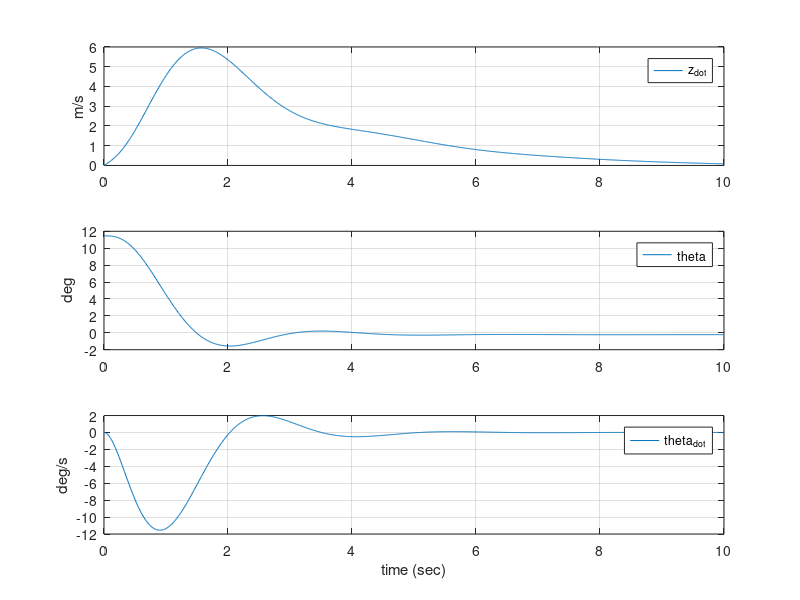
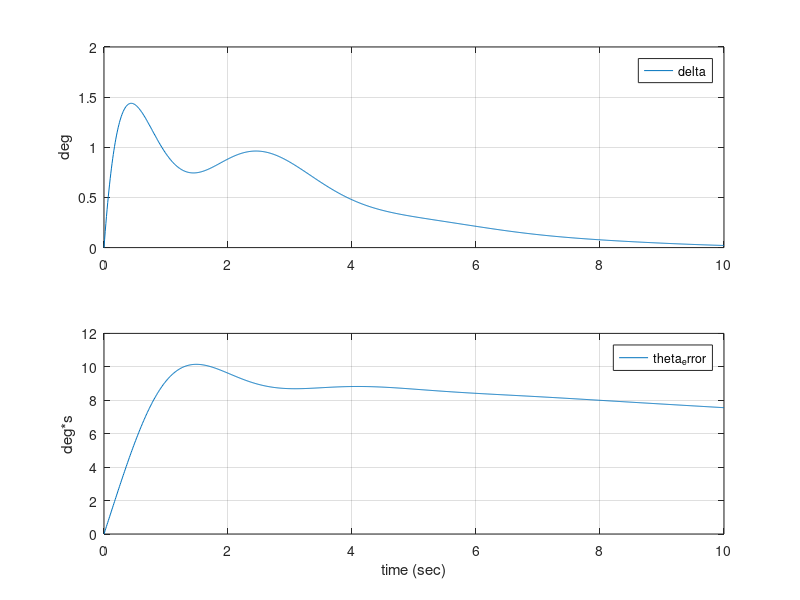

Source code (MATLAB) for these figures, in order:
clear all
% close all
% ----Constant----
% g: 重力加速度(m/s2)
% mass: 重量(kg)
% force_t: 推力(N)
% L_alpha: 揚力傾斜(N/rad)
% length_A: 空力中心までの距離(m)
% length_T: ジンバル点までの距離(m)
% theta0: 目標角(垂直方向からの角度)(deg)
% vel_A: 機軸方向速度(m/s)
% Iyy: ピッチ面方向の慣性モーメント(kg*ｍ２)
% tau_delta: ジンバル角一次遅れ時定数(s)
% -----
% 
% ----------------
g = 9.8066;
mass = 70;
force_T = 1000;
L_alpha = 1000;
length_A = 0.2;
length_T = 1.5;
theta0 = 0;
vel_A = 30;
Iyy = 84;
tau_delta = 0.5;
% ----
% Q_lqr = diag([0 100 0 0]);
% R_lqr = diag([0.00001]);
% W = 1;
% Q_kalman = diag([1 1 1 1]);
% R_kalman = diag([1 1 1 1]);



%A_body = [-L_alpha/mass/vel_A -g*cosd(theta0) vel_A;
%	 0 0 1;
%	 L_alpha*length_A/Iyy/vel_A 0 0];
%B_body = [force_T/mass; 0; force_T*length_T/Iyy];
%Co_body = ctrb(A_body,B_body);
%rank(Co_body);
%
%A_motor = [0 1 0;
%	 0 0 KT/(Jm+JL/gear);
%	 0 -KE/L -R/L];
%B_motor = [0; 0; 1/L];
%Co_motor = ctrb(A_motor,B_motor);
%rank(Co_motor);


% ----状態方程式----
%　sys: 状態方程式
% x = [z_dot; θ; θ_dot; delta], u = delta_i, y = [θ; delta]
% z_dot: 機軸垂直方向速度
% θ: 目標角とのズレ
% delta: ジンバル角
% delta_i: ジンバル角入力値
% ---
% sys_servo: 拡大系
% ----------------
A_reg = [-L_alpha/mass/vel_A g*cosd(theta0) -vel_A force_T/mass;
	 0 0 1 0;
	 L_alpha*length_A/Iyy/vel_A 0 0 -force_T*length_T/Iyy;
	 0 0 0 -1/tau_delta];
B_reg = [0; 0; 0; 1/tau_delta];
C_reg = A_reg(1:2,:);
C_reg_observe = eye(length(C_reg));
D_reg = B_reg(1:2,:);
sys_reg = ss(A_reg, B_reg, C_reg, D_reg);
Co_reg = ctrb(A_reg, B_reg);

As_upper = horzcat(A_reg, [0; 0; 0; 0]);
As_lower = [0 1 0 0 0];
A_servo  = [As_upper; As_lower];
B_servo = [B_reg; 0];
C_servo = horzcat(C_reg, [0; 0]);
C_servo_observe = eye(length(C_servo));
D_servo = D_reg;
sys_servo = ss(A_servo, B_servo, C_servo, D_servo);
sys_servo_observe = ss(A_servo, B_servo, C_servo_observe);

% ---- 可制御性確認 ----
% 可制御性ではなく、可安定性の議論が必要
Co_servo = ctrb(sys_servo);
if length(A_servo) - rank(Co_servo) == 0
	disp('Controllable')
else
	disp('Uncontrollable')
end
% ---- 可観測性確認 ----
Ob_servo = obsv(sys_servo);
if length(A_servo) - rank(Ob_servo) == 0
	disp('Observable')
else
	disp('Unobservable')
end


% % ---- 極配置法 ----
% J = [-1];
% K = place(A,B,J);
% sys_control = ss(A-B*K, eye(size(A)), eye(size(A)), eye(size(A)));

% % ----最適レギュレータ ----
Q_optreg = [0 0 0 0 0;
	 0 1000 0 0 0;
	 0 0 0 0 0;
	 0 0 0 0 0;
	 0 0 0 0 1];
R_optreg = [10000];
N_optreg = [0; 0; 0; 0; 0];
[K_optreg, P_optreg, E_optreg] = lqr(sys_servo, Q_optreg, R_optreg, N_optreg);
sys_optreg = ss(A_servo-B_servo*K_optreg, B_servo, C_servo-D_servo*K_optreg, D_servo);


% ---- 最適サーボシステム ----
% Q11 = [100];
% Q22 = [500];
% Q_optservo = [ C_reg'*Q11*C_reg zeros(length(A_reg),1);
% 			   zeros(1, length(A_reg)) Q22];
% R_optservo = 1;
% P_optservo = care(A_servo, B_servo, Q_optservo, R_optservo);
% P_optservo11 = P_optservo(1:length(A_reg), 1:length(A_reg));
% P_optservo12 = P_optservo(1:length(A_reg), length(A_reg)+1);
% P_optservo22 = P_optservo(length(A_reg)+1, length(A_reg)+1);
% 
% K = -inv(R_optservo) * B_reg' * P_optservo11;
% G = -inv(R_optservo) * B_reg' * P_optservo12;
% 
% M0 = [A_reg B_reg;
% 	  C_reg 0];
% Fa = [-K+2*G*inv(P_optservo22)*P_optservo12' 1]...
% 		*inv(M0) * [zeros(length(A_reg),1); 1];
% Fb = -2*G*inv(P_optservo22)*P_optservo12';
% 
% y_ref = 0;
% x_0 = [0; 0.2; 0; 0];
% % プラスからマイナスにしてみた
% K_optservo = [K G] + Fa * y_ref + Fb * x_0;
% sys_optservo = ss(A_servo - B_servo*K_optservo, eye(5), eye(5), eye(5));

%% ---- 2自由度積分形最適サーボシステム ----
%[F0 S Er] = lqr(sys_reg, Q_lqr, R_lqr);
%H0 = - inv(C_reg * inv(A_reg - B_reg * F0) * B_reg);
%F1 = C_reg * inv(A_reg - B_reg * F0);
%F2 = - R_lqr * B_reg' * F1';

% ---- カルマンフィルタ ----
% [L_kalman P E] = lqe(A_reg, [], C_reg_observe, Q_kalman, R_kalman);


% ---- 2自由度積分形最適サーボシステム ----
% ---- 積分器を除いた（拡大系の前段階）システムでLQRして、積分器分のW項を入れる
% servo_2dof_A11 = A_reg - B_reg * F0 + B_reg * F1*F2*W;
% servo_2dof_A12 = B_reg * F2 * W;
% A_2dof = [servo_2dof_A11 servo_2dof_A12;
% 		  -C_reg 0];
% B_2dof = [B_reg*H0; 1];
% sys_2dofservo = ss(A_2dof, B_2dof, eye(5));
% eig(A_2dof)

% x_0 = [0; 0.2; 0; 0];
% t = 0:0.01:10;
% [y0,t,x0] = initial(sys_2dofservo, [x_0; 0], t);
% [y1,t,x1] = initial(sys_2dofservo, [x_0; 0], t);
% figure()
% subplot(3,1,1);plot(t,x0(:,1));
% grid;legend('z_dot');ylabel('m/s');
% subplot(3,1,2);plot(t,rad2deg(x0(:,2)));grid;
% legend('theta');ylabel('deg');
% subplot(3,1,3);plot(t,rad2deg(x0(:,3)));grid;
% legend('theta_dot');ylabel('deg/s');
% xlabel('time (sec)')

% figure()
% subplot(3,1,1);plot(t,rad2deg(x0(:,4)));grid;
% legend('delta');;ylabel('deg');
% subplot(3,1,2);plot(t,rad2deg(x0(:,5)));grid;
% legend('motor_dot');;ylabel('deg/s');
% subplot(3,1,3);plot(t,x0(:,6));grid;
% legend('current');;ylabel('A');
% xlabel('time (sec)')

% figure()
% subplot(3,1,1);plot(t,x0(:,5));grid;
% legend('theta_error');ylabel('deg');
% subplot(3,1,2);plot(t,x0(:,5));grid;
% legend('motor_error');ylabel('deg');
% xlabel('time (sec)')
% print ('Modern_state.jpg')


% ----図示
x_0 = [0; 0.2; 0; 0];
t = 0:0.01:10;
[y0,t,x0] = initial(sys_optreg, [x_0; 0], t);
% [y1,t,x1] = initial(sys_optservo, [x_0; 0], t);

figure()
subplot(3,1,1);plot(t,x0(:,1));
grid;legend('z_{dot}');ylabel('m/s');
subplot(3,1,2);plot(t,rad2deg(x0(:,2)));grid;
legend('theta');ylabel('deg');
subplot(3,1,3);plot(t,rad2deg(x0(:,3)));grid;
legend('theta_{dot}');ylabel('deg/s');
xlabel('time (sec)')

figure()
subplot(2,1,1);plot(t,rad2deg(x0(:,4)));grid;
legend('delta');;ylabel('deg');
subplot(2,1,2);plot(t,rad2deg(x0(:,5)));grid;
legend('theta_error');ylabel('deg*s');
xlabel('time (sec)')

%figure()
%subplot(4,1,1);plot(t,x1(:,1));
%grid;legend('z_{dot}');ylabel('m/s');
%subplot(4,1,2);plot(t,rad2deg(x1(:,2)));grid;
%legend('theta');ylabel('deg');
%subplot(4,1,3);plot(t,rad2deg(x1(:,3)));grid;
%legend('theta_{dot}');ylabel('deg/s');
%xlabel('time (sec)')
%subplot(4,1,4);plot(t,rad2deg(x1(:,4)));grid;
%legend('delta');;ylabel('deg');
%subplot(3,1,2);plot(t,rad2deg(x1(:,5)));grid;
%legend('theta_error');ylabel('deg*s');
%xlabel('time (sec)')

%figure()
%subplot(3,1,1);plot(t,x1(:,5));grid;
%legend('theta_error');ylabel('deg');
%subplot(3,1,2);plot(t,x1(:,5));grid;
%legend('motor_error');ylabel('deg');
%xlabel('time (sec)')
%print ('Modern_state.jpg')
